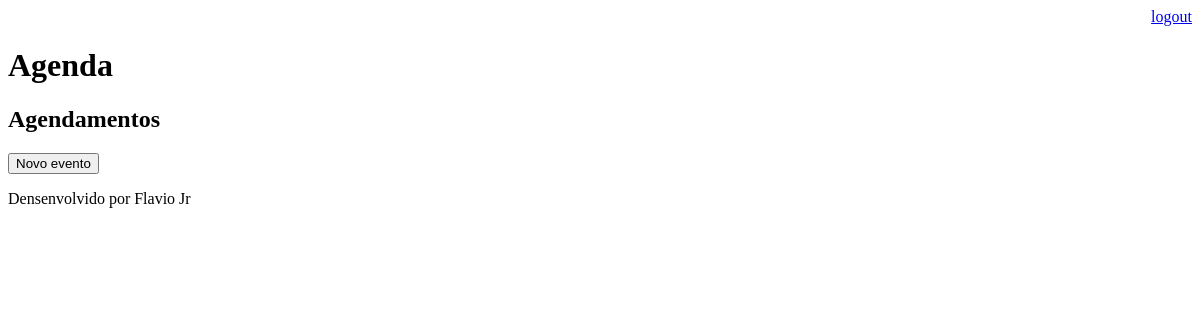
/agenda/ (signed in), run on an earlier commit of the app's database.
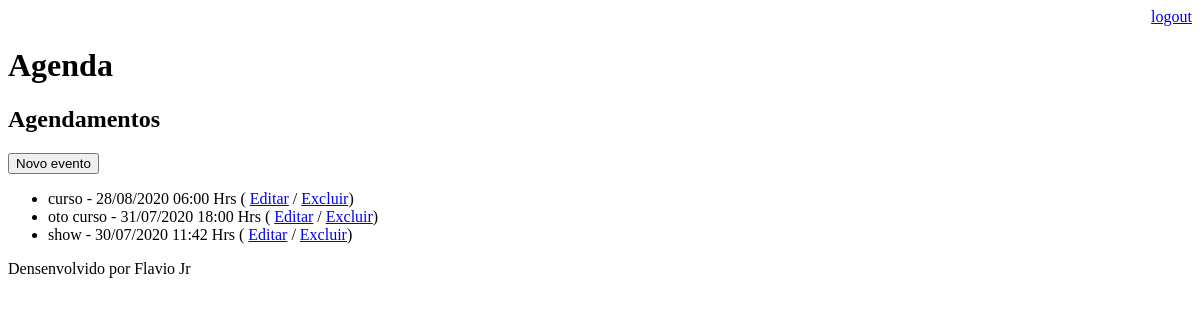
And on a later commit of the database.
### core/models.py (models this page shows, shortened)
class evento(models.Model):
    titulo = models.CharField(max_length=100)
    descricao = models.TextField(blank=True, null=True)
    data_evento = models.DateTimeField(verbose_name='Data do evento')
    data_criacao = models.DateTimeField(verbose_name='Data de criacao', auto_now=True)
    usuario = models.ForeignKey(User, on_delete=models.CASCADE)
    class Meta:
        db_table = 'tbl_evento'
    def get_data_evento(self):
        return self.data_evento.strftime('%d/%m/%Y %H:%M Hrs')
    def get_evento_atrasado(self):
        if self.data_evento < datetime.now():
            return True
        else:
            return False

### core/views.py (the view)
# urls.py: path('agenda/', views.lista_eventos),
@login_required(login_url='/login/')
def lista_eventos(request):
    usuario = request.user
    data_atual = datetime.now() - timedelta(hours=1)
    event = evento.objects.filter(usuario=usuario,
                                  data_evento__gt=data_atual)
    dados = {'eventos': event}
    return render(request, 'agenda.html', dados)

### templates/agenda.html (shortened to what this page needs)
{% extends "model-page.html" %}
{% block content %}
    <h2>Agendamentos</h2>
    <a href="evento/">
        <button type="button">Novo evento </button>
    </a>
    <ul>
        {% for evento in eventos %}
            <li>
                <div style=>
                    {{ evento.titulo }} - {{ evento.get_data_evento }}
                    ( <a href="evento/?id={{ evento.id }}">Editar</a>
                     / <a href="evento/delete/{{ evento.id }}/">Excluir</a>)
                </div>
            </li>
        {% endfor %}
    </ul>
{% endblock %}

### templates/model-page.html
<!DOCTYPE html>
<html lang="en">
<head>
    {% include "model-header.html" %}
</head>
<body>
    {% block content %} {% endblock %}
    {% include "model-footer.html" %}
</body>
</html>

### templates/model-header.html (shortened to what this page needs)
    <div align="right">
        <a href="/logout">logout</a>
    </div>
    <h1>Agenda</h1>

### templates/model-footer.html
<p>Densenvolvido por Flavio Jr</p>

What changed in the data, as far as the page shows it:
added evento: titulo "curso", get_data_evento "28/08/2020 06:00 Hrs"
added evento: titulo "oto curso", get_data_evento "31/07/2020 18:00 Hrs"
added evento: titulo "show", get_data_evento "30/07/2020 11:42 Hrs"
